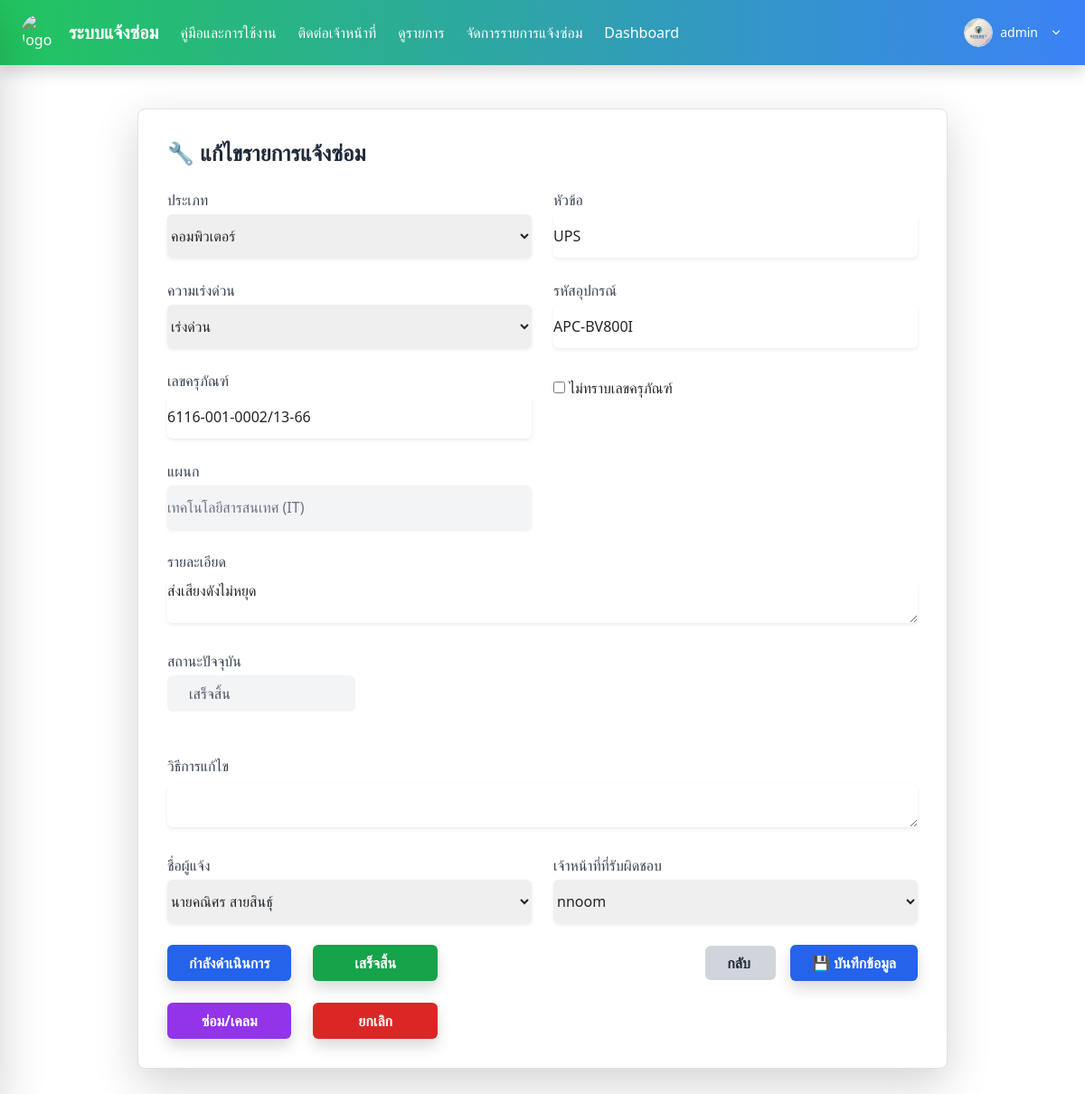
Screenshot of /repair/edit/2/ (signed in) with the database file from the repository.
### Report/models.py (models this page shows, shortened)
class RepairRequest(models.Model):
    CATEGORY_CHOICES = [
        ('คอมพิวเตอร์', 'คอมพิวเตอร์'),
        ('โปรแกรม', 'โปรแกรม'),
        ('เครื่องปริ้น', 'เครื่องปริ้น'),
        ('อินเตอร์เน็ต', 'อินเตอร์เน็ต'),
    ]
    STATUS_CHOICES = [
        ('pending', 'รอดำเนินการ'),
        ('in_progress', 'กำลังดำเนินการ'),
        ('completed', 'เสร็จสิ้น'),
        ('repairclaim', 'ส่งซ่อม/เคลม'),
        ('cancelled', 'ยกเลิก'),
    ]
    STATUS_CHOICES1 = [
        ('ไม่เร่งด่วน', 'ไม่เร่งด่วน'),
        ('เร่งด่วน', 'เร่งด่วน'),
    ]
    history = HistoricalRecords()
    request_id = models.CharField(max_length=10, blank=True, unique=True,)
    category = models.CharField(max_length=100, choices=CATEGORY_CHOICES)
    sub_item = models.CharField(max_length=100, blank=True)
    detail = models.TextField(max_length=100)
    department = models.CharField(max_length=100)
    device_code = models.CharField(max_length=100, blank=True)
    unknown_device = models.BooleanField(default=False)
    status = models.CharField(max_length=20, choices=STATUS_CHOICES,default='pending')
    status_user = models.CharField(max_length=20, choices=STATUS_CHOICES1)
    created_at = models.DateTimeField(auto_now_add=True)
    assigned_staff = models.CharField(max_length=100, blank=True, null=True)
    created_by = models.ForeignKey(User, on_delete=models.SET_NULL, null=True, related_name='created_repairs')
    completed_at = models.DateTimeField(null=True, blank=True )
    in_progress_at = models.DateTimeField(null=True, blank=True)
    assigned_to = models.ForeignKey(User, on_delete=models.SET_NULL, null=True, blank=True, related_name='assigned_repairs')
    reported_by = models.ForeignKey(User, on_delete=models.SET_NULL, null=True, blank=True)
    repairclaim_at = models.DateTimeField(null=True, blank=True)
    remark = models.TextField(blank=True)
    asset_number = models.CharField(max_length=255, blank=True, null=True)
    class Meta:
        ordering = ['-created_at']
        verbose_name = "รายการแจ้งซ่อม"
        verbose_name_plural = "รายการแจ้งซ่อมทั้งหมด"

### Report/views.py (the view)
# urls.py: path('repair/edit/<int:id>/', views.repair_edit, name='repair_edit'),
@login_required
def repair_edit(request, id):
    if not request.user.is_staff:
        return HttpResponseForbidden("คุณไม่มีสิทธิ์เข้าถึงหน้านี้")
    repair = get_object_or_404(RepairRequest, id=id)
    original_repairclaim_at = repair.repairclaim_at
    if request.method == 'POST':
        form = RepairRequestForm(request.POST, instance=repair)
        if form.is_valid():
            updated = form.save(commit=False)
            updated.repairclaim_at = original_repairclaim_at
            updated.save()
            return redirect('pl_admin')
    else:
        form = RepairRequestForm(instance=repair)
    return render(request, 'repair_edit.html', {'form': form, 'repair': repair})

### Report/templates/repair_edit.html (shortened to what this page needs)
{% extends 'baseadmin.html' %}
{% load static %}
{% block content %}
<div class="max-w-4xl mx-auto mt-10 bg-white p-8 rounded-lg shadow-lg border border-gray-200">
    <h2 class="text-2xl font-bold text-gray-800 mb-6">🔧 แก้ไขรายการแจ้งซ่อม </h2>
    <form method="post" class="space-y-6" action="{% url 'repair_edit' repair.id %}">
        <div class="grid grid-cols-1 md:grid-cols-2 gap-6">
            <div>
                <label class="block text-gray-700 font-medium mb-1">ประเภท</label>
                {{ form.category }}
            </div>
            <div>
                <label class="block text-gray-700 font-medium mb-1">หัวข้อ</label>
                {{ form.sub_item }}
            </div>
            <div>
                <label class="block text-gray-700 font-medium mb-1">ความเร่งด่วน</label>
                {{ form.status_user }}
            </div>
            <div>
                <label class="block text-gray-700 font-medium mb-1">รหัสอุปกรณ์</label>
                {{ form.device_code }}
            </div>
            <div>
    <label class="block text-gray-700 font-medium mb-1">เลขครุภัณฑ์</label>
    <div id="asset-number-container">
    </div>
</div>
<div class="mt-2">
    <label>
        {{ form.unknown_device }} ไม่ทราบเลขครุภัณฑ์
    </label>
</div>
            <div>
                <label class="block text-gray-700 font-medium mb-1">แผนก</label>
                {{ form.department }}
            </div>
            <div class="md:col-span-2">
                <label class="block text-gray-700 font-medium mb-1">รายละเอียด</label>
                {{ form.detail }}
            </div>
            <div class="md:col-span-2">
                <label class="block text-gray-700 font-medium mb-1">สถานะปัจจุบัน</label>
                <div class="w-1/4 bg-gray-100 text-gray-600 px-4 py-2 rounded-md">
                    {{ repair.get_status_display }}
                </div>
            </div>
            <div class="md:col-span-2">
                <label class="block text-gray-700 font-medium mb-1">วิธีการแก้ไข</label>
                    {{ form.remark }}
            </div>
            <div>
                <label class="block text-gray-700 font-medium mb-1">ชื่อผู้แจ้ง</label>
                {{ form.reported_by }}
            </div>
            <div>
                <label class="block text-gray-700 font-medium mb-1">เจ้าหน้าที่ที่รับผิดชอบ</label>
                {{ form.assigned_to }}
            </div>
        </div>
        <div class="flex justify-between items-start mt-6">
            <div class="grid grid-cols-2 gap-4">
                <button type="button"
                    class="status-btn w-full bg-blue-600 hover:bg-blue-700 text-white font-semibold py-2 px-6 rounded shadow"
                    data-id="{{ repair.id }}" data-status="in_progress">กำลังดำเนินการ</button>
                <button type="button"
                    class="status-btn w-full bg-green-600 hover:bg-green-700 text-white font-semibold py-2 px-6 rounded shadow"
                    data-id="{{ repair.id }}" data-status="completed">เสร็จสิ้น</button>
                <button type="button"
                    class="status-btn w-full bg-purple-600 hover:bg-purple-700 text-white font-semibold py-2 px-6 rounded shadow"
                    data-id="{{ repair.id }}" data-status="repairclaim">ซ่อม/เคลม</button>
                <button type="button"
                    class="status-btn w-full bg-red-600 hover:bg-red-700 text-white font-semibold py-2 px-6 rounded shadow"
                    data-id="{{ repair.id }}" data-status="cancelled">ยกเลิก</button>
            </div>
            <div class="space-x-4 ml-6">
                <a href="{% url 'pl_admin' %}"
                    class="bg-gray-300 hover:bg-gray-400 text-gray-800 font-semibold py-2 px-4 rounded">
                    กลับ
                </a>
                <button type="submit"
                    class="bg-blue-600 hover:bg-blue-700 text-white font-semibold py-2 px-6 rounded shadow">
                    💾 บันทึกข้อมูล
                </button>
            </div>
        </div>
</div>
{% endblock %}

### Report/templates/baseadmin.html (shortened to what this page needs)
{% load static %}
<!DOCTYPE html>
<html lang="en">
<head>
  <link href="https://cdn.jsdelivr.net/npm/select2@4.1.0-rc.0/dist/css/select2.min.css" rel="stylesheet" />
  <script src="https://cdn.tailwindcss.com"></script>
  <link href="https://cdn.jsdelivr.net/npm/bootstrap@5.3.3/dist/css/bootstrap.min.css" rel="stylesheet">
  <link href="https://cdn.jsdelivr.net/npm/tailwindcss@2.2.19/dist/tailwind.min.css" rel="stylesheet">
  <link rel="stylesheet" href="https://cdnjs.cloudflare.com/ajax/libs/font-awesome/6.5.0/css/all.min.css" />
</head>
<body>
  <nav
    class="fixed top-0 left-0 right-0 bg-gradient-to-r from-green-500 to-blue-500 text-white flex justify-between items-center px-4 py-3 shadow z-50">
    <div class="flex items-center space-x-6">
      <a href="/" class="flex items-center space-x-3">
        <img src="https://sdh.go.th/img/sdh.jpg" class="w-10 h-10 rounded-full" alt="logo">
        <span class="text-xl font-bold whitespace-nowrap">ระบบแจ้งซ่อม</span>
      </a>
      <div class="hidden md:flex items-center space-x-6">
        <a class="nav-link" href="/about">คู่มือและการใช้งาน</a>
        <a class="nav-link cursor-pointer" onclick="openModal()">ติดต่อเจ้าหน้าที่</a>
        <a class="nav-link" href="/repair-table">ดูรายการ</a>
        {% if user.is_staff %}
        <a class="nav-link" href="/pl_admin">จัดการรายการแจ้งซ่อม</a>
        <a class="nav-link" href="/dashadmin">Dashboard</a>
        {% endif %}
      </div>
    </div>
    {% if user.is_authenticated %}
    <div class="relative">
      <button onclick="toggleDropdown()" class="flex items-center gap-2 focus:outline-none" id="profileButton">
        <img src="{% static 'Report/images/pf-somdet.png' %}" alt="Profile" class="w-8 h-8 rounded-full border">
        <span class="text-sm font-medium">{{ request.user.username }}</span>
        <svg class="w-4 h-4 ml-1" fill="currentColor" viewBox="0 0 20 20">
          <path fill-rule="evenodd"
            d="M5.23 7.21a.75.75 0 011.06.02L10 10.94l3.71-3.71a.75.75 0 111.06 1.06l-4.24 4.25a.75.75 0 01-1.06 0L5.25 8.27a.75.75 0 01-.02-1.06z"
            clip-rule="evenodd" />
        </svg>
      </button>
    </div>
    {% endif %}
  </nav>
  <main id="main-content" class="content-transition flex-1 ml-0 p-8 pt-20">
    {% block content %}
    {% endblock %}
  </main>
</body>
</html>

### Report/templates/baseadmin.html (style rules this page uses)
.content-transition { transition: all 0.3s; }

### rows the page displays
RepairRequest: category "คอมพิวเตอร์", sub_item "UPS", status_user "เร่งด่วน", device_code "APC-BV800I", department "เทคโนโลยีสารสนเทศ (IT)", detail "ส่งเสียงดังไม่หยุด", status "เสร็จสิ้น", reported_by "นายคณิศร สายสินธุ์", assigned_to "nnoom"

### other values shown
{{ request.user.username }} "admin"
